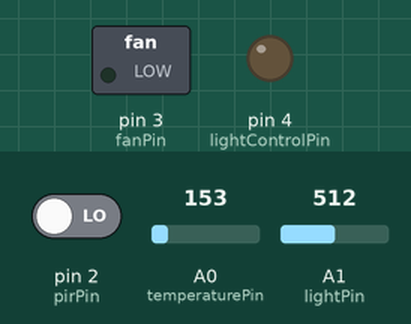
Simulated run of this sketch. Board: Arduino Uno, built with avr-gcc and run on an emulated ATmega328P. On the bench: switched loads named in the sketch (green lamp = pin HIGH), output pins drawn as LEDs (lit = HIGH). Inputs (shaded band) come from the test bench; at power-on: pin 2 (pirPin) LOW, A1 (lightPin) = 512, A0 (temperaturePin) = 153.

Above: at 1.8 s.
1.9 s: pin 2 (pirPin) driven HIGH
At 3.2 s:
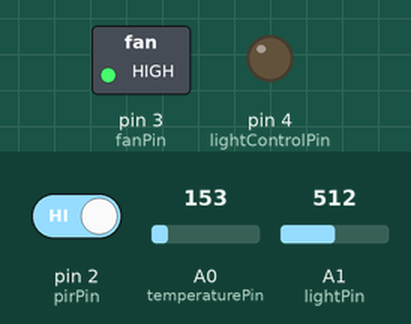
3.5 s: A1 (lightPin) set to 486
At 4.8 s:
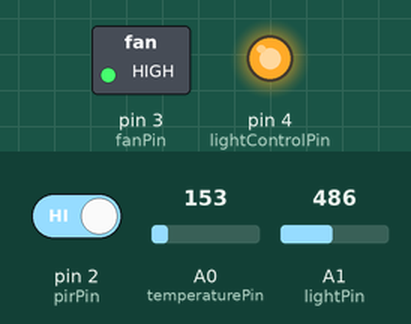
5.5 s: A0 (temperaturePin) set to 128
At 6.3 s:
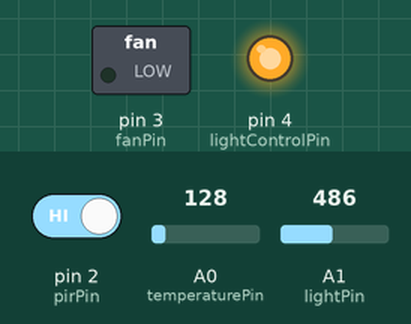
7.5 s: A0 (temperaturePin) set to 165
At 9.1 s:
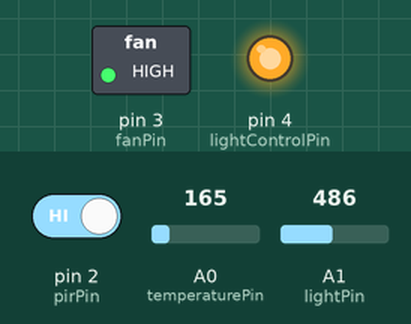
9.5 s: A0 (temperaturePin) set to 133
At 10.6 s:
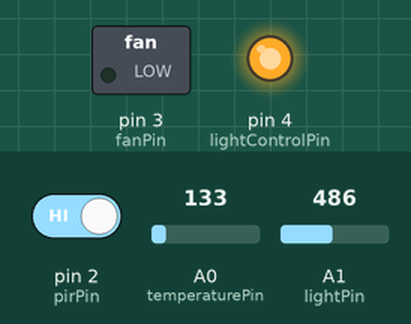
Timing chart, 0 to 12.5 s (numbered marks = the images above; inputs shaded):
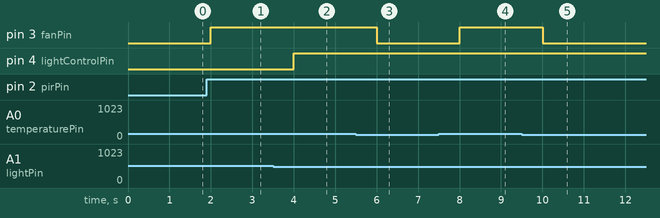

Measured:
- the behaviour switches between 501 and 500 on A1 (lightPin) (found by bisection; images 1 and 2)
- the behaviour switches between 144 and 143 on A0 (temperaturePin) (found by bisection; images 2 and 3)
- after the input at 1.9 s, pin 3 (fanPin): LOW → HIGH after 0.10 s
- after the input at 3.5 s, pin 4 (lightControlPin): LOW → HIGH after 0.50 s
- after the input at 5.5 s, pin 3 (fanPin): HIGH → LOW after 0.50 s
- after the input at 7.5 s, pin 3 (fanPin): LOW → HIGH after 0.50 s
- after the input at 9.5 s, pin 3 (fanPin): HIGH → LOW after 0.50 s

The sketch:

SimulateRoomControl.ino
```cpp
const int temperaturePin = A0;    // Analog pin for temperature sensor
const int lightPin = A1;         // Analog pin for light sensor
const int pirPin = 2;            // Digital pin for PIR sensor
const int fanPin = 3;            // Digital pin for fan
const int lightControlPin = 4;   // Digital pin for light control

const int fanThreshold = 20;     // Temperature threshold for turning on the fan
const int lightThreshold = 500;  // Light intensity threshold for turning on the light

void setup() {
  pinMode(fanPin, OUTPUT);
  pinMode(lightControlPin, OUTPUT);
  pinMode(pirPin, INPUT);
  Serial.begin(9600);
}

void loop() {
  int temperature = getTemperature();
  int lightIntensity = getLightIntensity();
  bool presence = detectPresence();

  if (temperature >= fanThreshold && presence) {
    turnOnFan();
  } else {
    turnOffFan();
  }

  if (lightIntensity <= lightThreshold && presence) {
    turnOnLight();
  } else {
    turnOffLight();
  }

  delay(1000); // Delay for 1 second
}

int getTemperature() {
  int reading = analogRead(temperaturePin);
  // Convert the analog reading to temperature in degrees Celsius
  float voltage = reading * 5.0 / 1023.0;
  float temperature = (voltage - 0.5) * 100;
  return int(temperature);
}

int getLightIntensity() {
  int reading = analogRead(lightPin);
  return reading;
}

bool detectPresence() {
  bool presence = digitalRead(pirPin);
  return presence;
}

void turnOnFan() {
  digitalWrite(fanPin, HIGH);
}

void turnOffFan() {
  digitalWrite(fanPin, LOW);
}

void turnOnLight() {
  digitalWrite(lightControlPin, HIGH);
}

void turnOffLight() {
  digitalWrite(lightControlPin, LOW);
}
```
